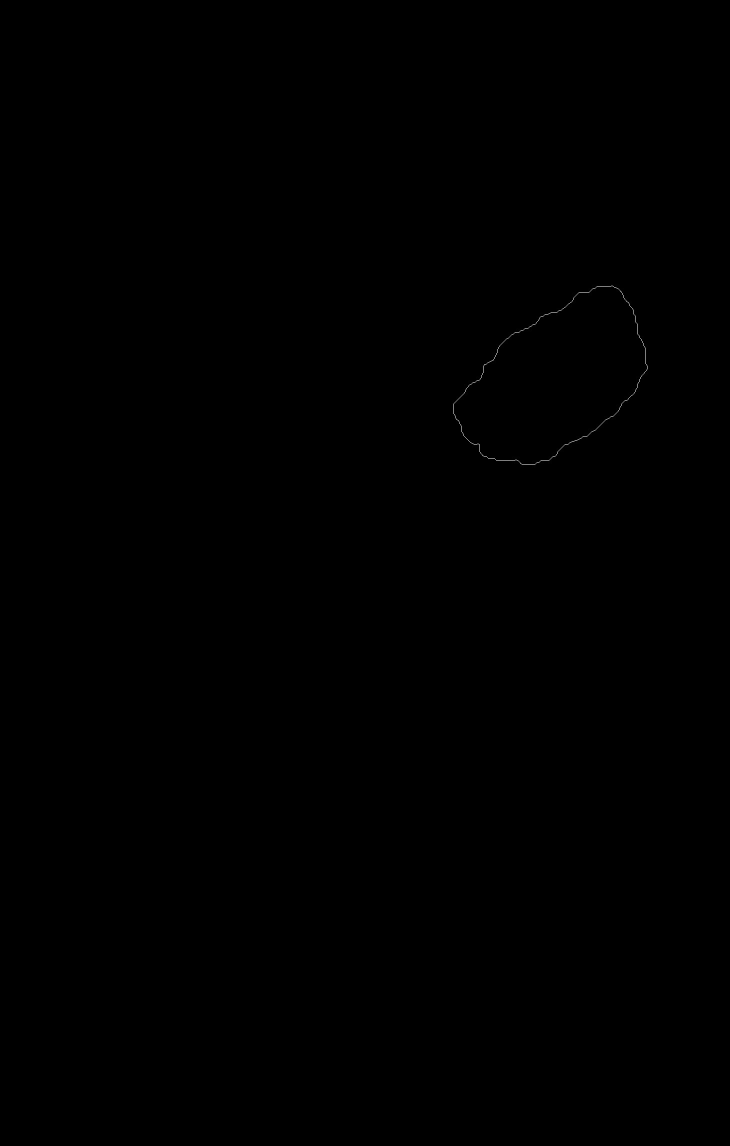
#> input picture morphsnakes-master/images/C_0001_1.RIGHT_CC_Mask.jpg, 1460 x 2292 px, found by its file name (shown at 1/2 size); its folder holds 2 pictures in this run
$ python Fill_Image.py
#> lines starting #> are read from the running program, lines starting #| are printed output that depends on the picture; after the words box and inside, x2 and y2 are one past the last pixel; in counts of white or black regions, pixels touching at a corner belong together
import cv2
import numpy as np

directory = 'dataset_mask/'
new_directory = 'C:/Users/DELL/Downloads/morphsnakes-master/images'
PATH_IMG_NODULE = 'images/C_0001_1.RIGHT_CC_Mask.jpg'

#for image in os.listdir(directory):
# Read image as grayscale
img = cv2.imread(PATH_IMG_NODULE, cv2.IMREAD_GRAYSCALE)
#> img is the input picture: shape (2292, 1460); min 0, max 255, mean 0.1
hh, ww = img.shape[:2]
#> hh = 2292; ww = 1460

# threshold
thresh = cv2.threshold(img, 128, 255, cv2.THRESH_BINARY)[1]
#> thresh: shape (2292, 1460); 0.03% white in thin lines or dots, all inside (x1, y1, x2, y2) = (907, 571, 1296, 929)

# get the (largest) contour
contours = cv2.findContours(thresh, cv2.RETR_EXTERNAL, cv2.CHAIN_APPROX_SIMPLE)
#> contours = 1 contour; box (x1, y1, x2, y2) and area: (907, 571, 1296, 929) 85698
contours = contours[0] if len(contours) == 2 else contours[1]
big_contour = max(contours, key=cv2.contourArea)
#> big_contour = contour of 304 points, box (x1, y1, x2, y2) (907, 571, 1296, 929), area 85698

# draw white filled contour on black background
result = np.zeros_like(img)
cv2.drawContours(result, [big_contour], 0, (255,255,255), cv2.FILLED)
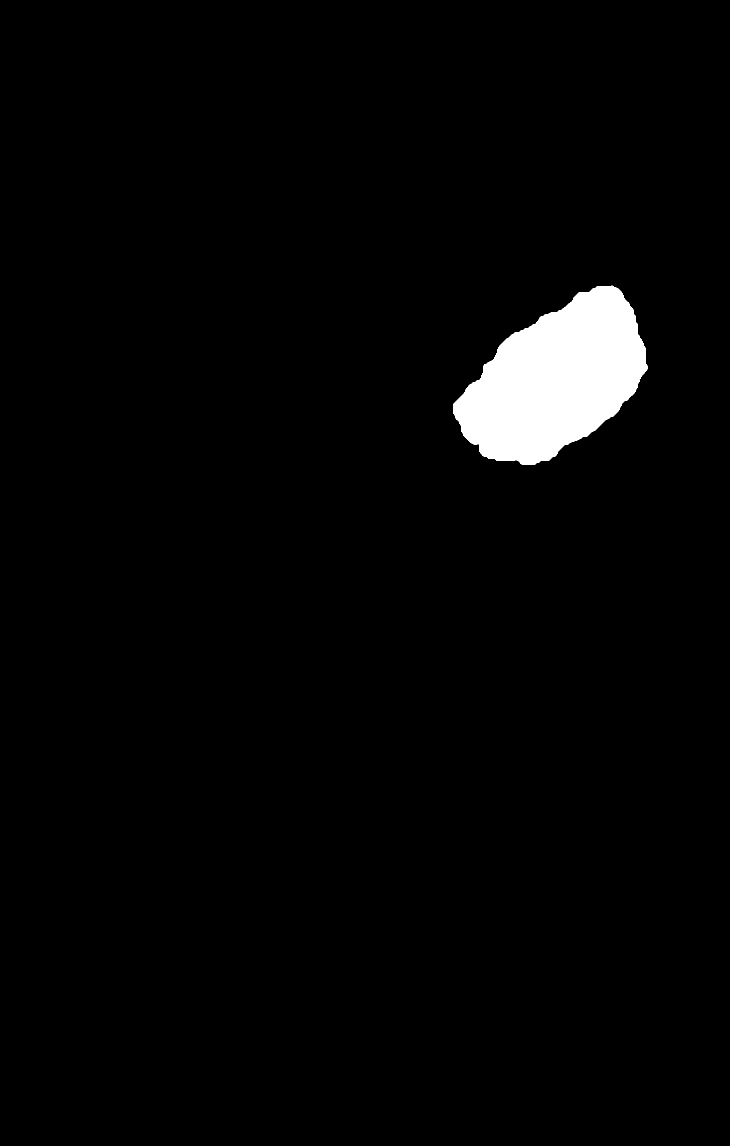
#> result: shape (2292, 1460) (shown at 1/2 size); 2.6% white; 1 white region, box (x1, y1, x2, y2) and area: (907, 571, 1296, 929) 86213

# save results
cv2.imwrite(new_directory + '/C_0001_1.RIGHT_CC_Mask_Full.jpg', result)
